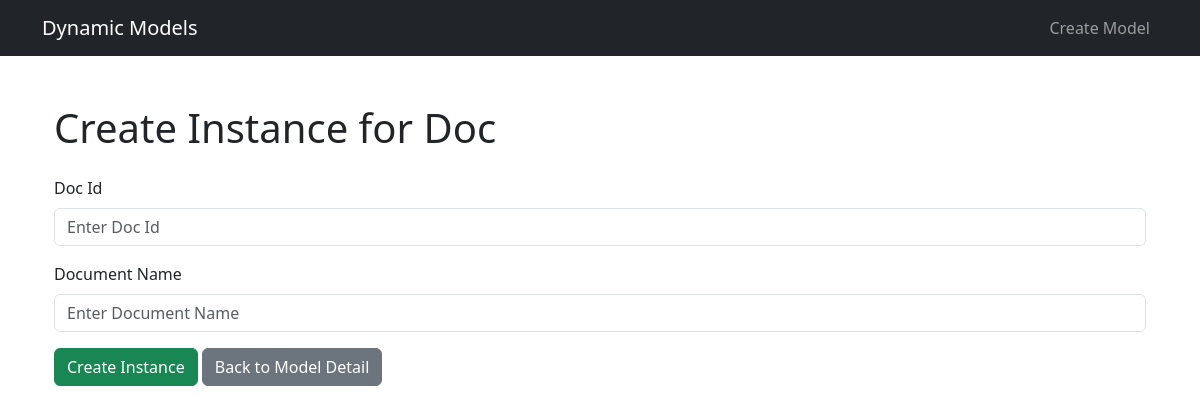
Page /models/1/instances/create/ (signed in) on the earlier database version.
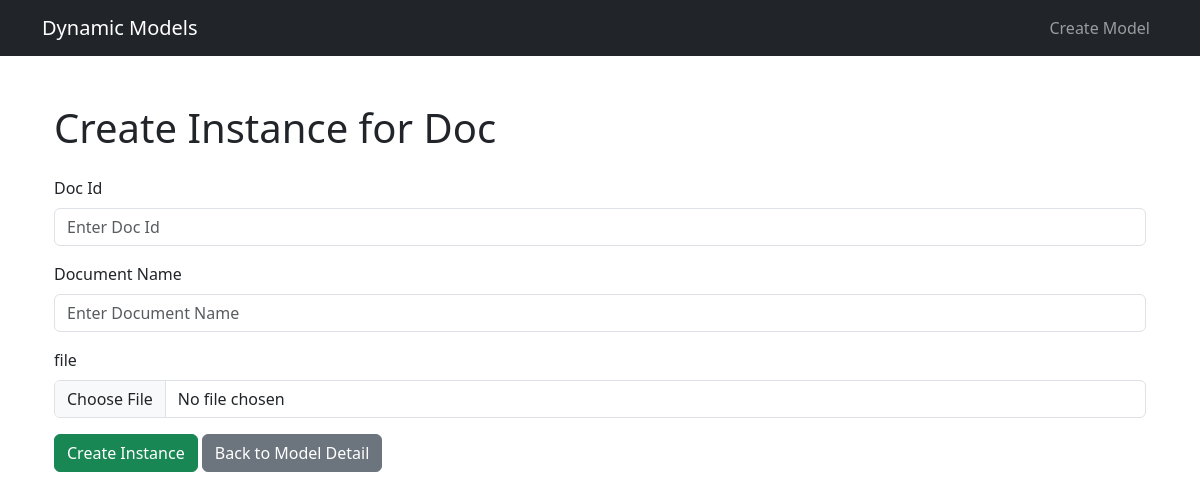
Same page on the later database version.
### dynamic_app/models.py (models this page shows, shortened)
class DynamicField(models.Model):
    FIELD_TYPES = [
        ('char', 'Character'),
        ('text', 'Text'),
        ('int', 'Integer'),
        ('decimal', 'Decimal'),
        ('bool', 'Boolean'),
        ('date', 'Date'),
        ('datetime', 'DateTime'),
        ('file', 'File'),
        ('choice', 'Choice'),
    ]
    dynamic_model = models.ForeignKey(DynamicModel, on_delete=models.CASCADE, related_name='fields')
    name = models.CharField(max_length=100)
    display_name = models.CharField(max_length=100)
    field_type = models.CharField(max_length=20, choices=FIELD_TYPES)
    is_required = models.BooleanField(default=False)
    is_unique = models.BooleanField(default=True)
    is_readonly = models.BooleanField(default=False)
    display_order = models.IntegerField(default=0)
    created_by = models.ForeignKey(User, on_delete=models.CASCADE)
    created_at = models.DateTimeField(auto_now_add=True)
    updated_at = models.DateTimeField(auto_now=True)
    class Meta:
        ordering = ['display_order']
        unique_together = ['dynamic_model', 'name']

### dynamic_app/views.py (the view, shortened to what this page needs)
# urls.py: path('models/<int:model_pk>/instances/create/', views.instance_create, name='instance_create'),
@login_required
def instance_create(request, model_pk):
    model = get_object_or_404(DynamicModel, pk=model_pk, created_by=request.user)
    fields = model.fields.all()
    return render(request, 'dynamic_models/instance_form.html', {
        'model': model,
        'fields': fields,
        'errors': errors if request.method == 'POST' else {}
    })

### dynamic_app/templatetags/custom_filters.py (called while the page is built)
@register.filter
def get_item(dictionary, key):
    return dictionary.get(key)

### dynamic_app/templates/dynamic_models/instance_form.html (shortened to what this page needs)
{% extends 'base_generic.html' %}
{% load custom_filters %}
{% block content %}
  <div class="container mt-5">
    <h1 class="mb-4">Create Instance for {{ model.name }}</h1>
    <form method="post" enctype="multipart/form-data" class="needs-validation" novalidate>
      {% for field in fields %}
        <div class="form-group mb-3">
          <label for="{{ field.name }}" class="form-label">{{ field.display_name }}</label>
          {% if field.field_type == 'bool' %}
            <div class="form-check">
              <input type="checkbox" name="{{ field.name }}" id="{{ field.name }}" class="form-check-input">
              <label for="{{ field.name }}" class="form-check-label">{{ field.display_name }}</label>
            </div>
          {% elif field.field_type == 'char' %}
            <input type="text" name="{{ field.name }}" id="{{ field.name }}" class="form-control"
                   placeholder="Enter {{ field.display_name }}">
          {% elif field.field_type == 'text' %}
            <textarea name="{{ field.name }}" id="{{ field.name }}" class="form-control" rows="4"
                      placeholder="Enter {{ field.display_name }}"></textarea>
          {% elif field.field_type == 'int' %}
            <input type="number" name="{{ field.name }}" id="{{ field.name }}" class="form-control"
                   placeholder="Enter {{ field.display_name }}">
          {% elif field.field_type == 'decimal' %}
            <input type="number" step="any" name="{{ field.name }}" id="{{ field.name }}" class="form-control"
                   placeholder="Enter {{ field.display_name }}">
          {% elif field.field_type == 'date' %}
            <input type="date" name="{{ field.name }}" id="{{ field.name }}" class="form-control">
          {% elif field.field_type == 'datetime' %}
            <input type="datetime-local" name="{{ field.name }}" id="{{ field.name }}" class="form-control">
          {% elif field.field_type == 'file' %}
            <input type="file" name="{{ field.name }}" id="{{ field.name }}" class="form-control">
          {% elif field.field_type == 'choice' %}
            <select name="{{ field.name }}" id="{{ field.name }}" class="form-control">
              {% for choice in field.choices.all %}
                <option value="{{ choice.value }}">{{ choice.display_name }}</option>
              {% endfor %}
            </select>
          {% elif field.field_type == 'fk' %}
            <select name="{{ field.name }}" id="{{ field.name }}" class="form-control">
              {% for option in field.related_model.all %}
                <option value="{{ option.pk }}">{{ option }}</option>
              {% endfor %}
            </select>
          {% elif field.field_type == 'm2m' %}
            <select name="{{ field.name }}" id="{{ field.name }}" class="form-control" multiple>
              {% for option in field.related_model.all %}
                <option value="{{ option.pk }}">{{ option }}</option>
              {% endfor %}
            </select>
          {% endif %}
        </div>
      {% endfor %}
      <button type="submit" class="btn btn-success">Create Instance</button>
      <a href="{% url 'model_detail' model.pk %}" class="btn btn-secondary">Back to Model Detail</a>
    </form>
  </div>
{% endblock %}

Differences in the rows shown:
added DynamicField: display_name "file"
